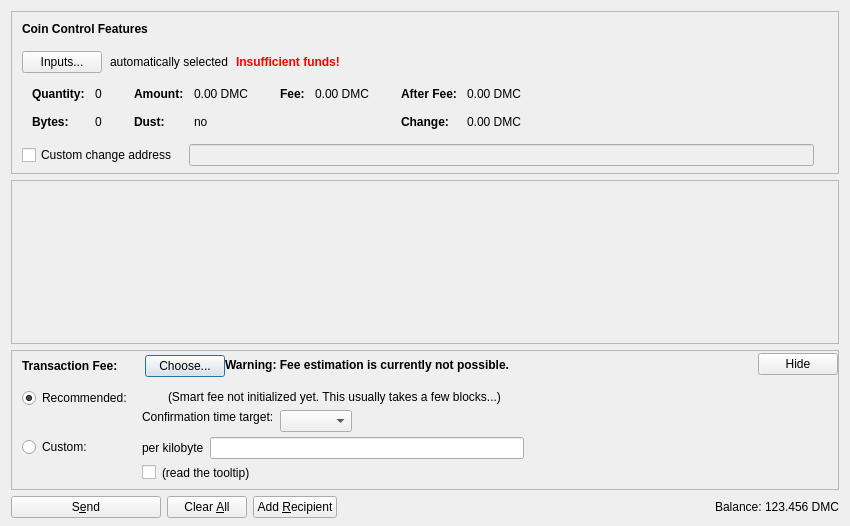
<?xml version="1.0" encoding="UTF-8"?>
<ui version="4.0">
 <class>SendCoinsDialog</class>
 <widget class="QDialog" name="SendCoinsDialog">
  <property name="geometry">
   <rect>
    <x>0</x>
    <y>0</y>
    <width>850</width>
    <height>526</height>
   </rect>
  </property>
  <property name="windowTitle">
   <string>Send Coins</string>
  </property>
  <layout class="QVBoxLayout" name="verticalLayout" stretch="0,1,0,0">
   <property name="bottomMargin">
    <number>8</number>
   </property>
   <item>
    <widget class="QFrame" name="frameCoinControl">
     <property name="sizePolicy">
      <sizepolicy hsizetype="Expanding" vsizetype="Expanding">
       <horstretch>0</horstretch>
       <verstretch>0</verstretch>
      </sizepolicy>
     </property>
     <property name="maximumSize">
      <size>
       <width>16777215</width>
       <height>16777215</height>
      </size>
     </property>
     <property name="frameShape">
      <enum>QFrame::StyledPanel</enum>
     </property>
     <property name="frameShadow">
      <enum>QFrame::Sunken</enum>
     </property>
     <layout class="QVBoxLayout" name="verticalLayoutCoinControl2">
      <property name="spacing">
       <number>0</number>
      </property>
      <property name="leftMargin">
       <number>0</number>
      </property>
      <property name="topMargin">
       <number>0</number>
      </property>
      <property name="rightMargin">
       <number>0</number>
      </property>
      <property name="bottomMargin">
       <number>6</number>
      </property>
      <item>
       <layout class="QVBoxLayout" name="verticalLayoutCoinControl" stretch="0,0,0,0,1">
        <property name="spacing">
         <number>0</number>
        </property>
        <property name="leftMargin">
         <number>10</number>
        </property>
        <property name="topMargin">
         <number>10</number>
        </property>
        <item>
         <layout class="QHBoxLayout" name="horizontalLayoutCoinControl1">
          <property name="bottomMargin">
           <number>15</number>
          </property>
          <item>
           <widget class="QLabel" name="labelCoinControlFeatures">
            <property name="sizePolicy">
             <sizepolicy hsizetype="Preferred" vsizetype="Maximum">
              <horstretch>0</horstretch>
              <verstretch>0</verstretch>
             </sizepolicy>
            </property>
            <property name="font">
             <font>
              <weight>75</weight>
              <bold>true</bold>
             </font>
            </property>
            <property name="styleSheet">
             <string notr="true">font-weight:bold;</string>
            </property>
            <property name="text">
             <string>Coin Control Features</string>
            </property>
           </widget>
          </item>
         </layout>
        </item>
        <item>
         <layout class="QHBoxLayout" name="horizontalLayoutCoinControl2" stretch="0,0,0,0">
          <property name="spacing">
           <number>8</number>
          </property>
          <property name="bottomMargin">
           <number>10</number>
          </property>
          <item>
           <widget class="QPushButton" name="pushButtonCoinControl">
            <property name="styleSheet">
             <string notr="true"/>
            </property>
            <property name="text">
             <string>Inputs...</string>
            </property>
            <property name="autoDefault">
             <bool>false</bool>
            </property>
           </widget>
          </item>
          <item>
           <widget class="QLabel" name="labelCoinControlAutomaticallySelected">
            <property name="text">
             <string>automatically selected</string>
            </property>
            <property name="margin">
             <number>5</number>
            </property>
           </widget>
          </item>
          <item>
           <widget class="QLabel" name="labelCoinControlInsuffFunds">
            <property name="font">
             <font>
              <weight>75</weight>
              <bold>true</bold>
             </font>
            </property>
            <property name="styleSheet">
             <string notr="true">color:red;font-weight:bold;</string>
            </property>
            <property name="text">
             <string>Insufficient funds!</string>
            </property>
            <property name="margin">
             <number>5</number>
            </property>
           </widget>
          </item>
          <item>
           <spacer name="horizontalSpacerCoinControl">
            <property name="orientation">
             <enum>Qt::Horizontal</enum>
            </property>
            <property name="sizeHint" stdset="0">
             <size>
              <width>40</width>
              <height>1</height>
             </size>
            </property>
           </spacer>
          </item>
         </layout>
        </item>
        <item>
         <widget class="QWidget" name="widgetCoinControl" native="true">
          <property name="sizePolicy">
           <sizepolicy hsizetype="Preferred" vsizetype="Preferred">
            <horstretch>0</horstretch>
            <verstretch>0</verstretch>
           </sizepolicy>
          </property>
          <property name="minimumSize">
           <size>
            <width>0</width>
            <height>0</height>
           </size>
          </property>
          <property name="styleSheet">
           <string notr="true"/>
          </property>
          <layout class="QHBoxLayout" name="horizontalLayoutCoinControl5">
           <property name="leftMargin">
            <number>0</number>
           </property>
           <property name="topMargin">
            <number>0</number>
           </property>
           <property name="rightMargin">
            <number>0</number>
           </property>
           <property name="bottomMargin">
            <number>0</number>
           </property>
           <item>
            <layout class="QHBoxLayout" name="horizontalLayoutCoinControl3" stretch="0,0,0,1">
             <property name="spacing">
              <number>20</number>
             </property>
             <property name="topMargin">
              <number>0</number>
             </property>
             <property name="bottomMargin">
              <number>10</number>
             </property>
             <item>
              <layout class="QFormLayout" name="formLayoutCoinControl1">
               <property name="horizontalSpacing">
                <number>10</number>
               </property>
               <property name="verticalSpacing">
                <number>14</number>
               </property>
               <property name="leftMargin">
                <number>10</number>
               </property>
               <property name="topMargin">
                <number>4</number>
               </property>
               <property name="rightMargin">
                <number>6</number>
               </property>
               <item row="0" column="0">
                <widget class="QLabel" name="labelCoinControlQuantityText">
                 <property name="font">
                  <font>
                   <weight>75</weight>
                   <bold>true</bold>
                  </font>
                 </property>
                 <property name="text">
                  <string>Quantity:</string>
                 </property>
                 <property name="margin">
                  <number>0</number>
                 </property>
                </widget>
               </item>
               <item row="0" column="1">
                <widget class="QLabel" name="labelCoinControlQuantity">
                 <property name="cursor">
                  <cursorShape>IBeamCursor</cursorShape>
                 </property>
                 <property name="contextMenuPolicy">
                  <enum>Qt::ActionsContextMenu</enum>
                 </property>
                 <property name="text">
                  <string notr="true">0</string>
                 </property>
                 <property name="margin">
                  <number>0</number>
                 </property>
                 <property name="textInteractionFlags">
                  <set>Qt::LinksAccessibleByMouse|Qt::TextSelectableByKeyboard|Qt::TextSelectableByMouse</set>
                 </property>
                </widget>
               </item>
               <item row="1" column="0">
                <widget class="QLabel" name="labelCoinControlBytesText">
                 <property name="font">
                  <font>
                   <weight>75</weight>
                   <bold>true</bold>
                  </font>
                 </property>
                 <property name="text">
                  <string>Bytes:</string>
                 </property>
                </widget>
               </item>
               <item row="1" column="1">
                <widget class="QLabel" name="labelCoinControlBytes">
                 <property name="cursor">
                  <cursorShape>IBeamCursor</cursorShape>
                 </property>
                 <property name="contextMenuPolicy">
                  <enum>Qt::ActionsContextMenu</enum>
                 </property>
                 <property name="text">
                  <string notr="true">0</string>
                 </property>
                 <property name="textInteractionFlags">
                  <set>Qt::LinksAccessibleByMouse|Qt::TextSelectableByKeyboard|Qt::TextSelectableByMouse</set>
                 </property>
                </widget>
               </item>
              </layout>
             </item>
             <item>
              <layout class="QFormLayout" name="formLayoutCoinControl2">
               <property name="horizontalSpacing">
                <number>10</number>
               </property>
               <property name="verticalSpacing">
                <number>14</number>
               </property>
               <property name="leftMargin">
                <number>6</number>
               </property>
               <property name="topMargin">
                <number>4</number>
               </property>
               <property name="rightMargin">
                <number>6</number>
               </property>
               <item row="0" column="0">
                <widget class="QLabel" name="labelCoinControlAmountText">
                 <property name="font">
                  <font>
                   <weight>75</weight>
                   <bold>true</bold>
                  </font>
                 </property>
                 <property name="text">
                  <string>Amount:</string>
                 </property>
                 <property name="margin">
                  <number>0</number>
                 </property>
                </widget>
               </item>
               <item row="0" column="1">
                <widget class="QLabel" name="labelCoinControlAmount">
                 <property name="cursor">
                  <cursorShape>IBeamCursor</cursorShape>
                 </property>
                 <property name="contextMenuPolicy">
                  <enum>Qt::ActionsContextMenu</enum>
                 </property>
                 <property name="text">
                  <string notr="true">0.00 DMC</string>
                 </property>
                 <property name="textInteractionFlags">
                  <set>Qt::LinksAccessibleByMouse|Qt::TextSelectableByKeyboard|Qt::TextSelectableByMouse</set>
                 </property>
                </widget>
               </item>
               <item row="1" column="0">
                <widget class="QLabel" name="labelCoinControlLowOutputText">
                 <property name="font">
                  <font>
                   <weight>75</weight>
                   <bold>true</bold>
                  </font>
                 </property>
                 <property name="text">
                  <string>Dust:</string>
                 </property>
                </widget>
               </item>
               <item row="1" column="1">
                <widget class="QLabel" name="labelCoinControlLowOutput">
                 <property name="cursor">
                  <cursorShape>IBeamCursor</cursorShape>
                 </property>
                 <property name="contextMenuPolicy">
                  <enum>Qt::ActionsContextMenu</enum>
                 </property>
                 <property name="text">
                  <string notr="true">no</string>
                 </property>
                 <property name="textInteractionFlags">
                  <set>Qt::LinksAccessibleByMouse|Qt::TextSelectableByKeyboard|Qt::TextSelectableByMouse</set>
                 </property>
                </widget>
               </item>
              </layout>
             </item>
             <item>
              <layout class="QFormLayout" name="formLayoutCoinControl3">
               <property name="horizontalSpacing">
                <number>10</number>
               </property>
               <property name="verticalSpacing">
                <number>14</number>
               </property>
               <property name="leftMargin">
                <number>6</number>
               </property>
               <property name="topMargin">
                <number>4</number>
               </property>
               <property name="rightMargin">
                <number>6</number>
               </property>
               <item row="0" column="0">
                <widget class="QLabel" name="labelCoinControlFeeText">
                 <property name="font">
                  <font>
                   <weight>75</weight>
                   <bold>true</bold>
                  </font>
                 </property>
                 <property name="text">
                  <string>Fee:</string>
                 </property>
                 <property name="margin">
                  <number>0</number>
                 </property>
                </widget>
               </item>
               <item row="0" column="1">
                <widget class="QLabel" name="labelCoinControlFee">
                 <property name="cursor">
                  <cursorShape>IBeamCursor</cursorShape>
                 </property>
                 <property name="contextMenuPolicy">
                  <enum>Qt::ActionsContextMenu</enum>
                 </property>
                 <property name="text">
                  <string notr="true">0.00 DMC</string>
                 </property>
                 <property name="textInteractionFlags">
                  <set>Qt::LinksAccessibleByMouse|Qt::TextSelectableByKeyboard|Qt::TextSelectableByMouse</set>
                 </property>
                </widget>
               </item>
              </layout>
             </item>
             <item>
              <layout class="QFormLayout" name="formLayoutCoinControl4">
               <property name="horizontalSpacing">
                <number>10</number>
               </property>
               <property name="verticalSpacing">
                <number>14</number>
               </property>
               <property name="leftMargin">
                <number>6</number>
               </property>
               <property name="topMargin">
                <number>4</number>
               </property>
               <property name="rightMargin">
                <number>6</number>
               </property>
               <item row="0" column="0">
                <widget class="QLabel" name="labelCoinControlAfterFeeText">
                 <property name="font">
                  <font>
                   <weight>75</weight>
                   <bold>true</bold>
                  </font>
                 </property>
                 <property name="text">
                  <string>After Fee:</string>
                 </property>
                 <property name="margin">
                  <number>0</number>
                 </property>
                </widget>
               </item>
               <item row="0" column="1">
                <widget class="QLabel" name="labelCoinControlAfterFee">
                 <property name="cursor">
                  <cursorShape>IBeamCursor</cursorShape>
                 </property>
                 <property name="contextMenuPolicy">
                  <enum>Qt::ActionsContextMenu</enum>
                 </property>
                 <property name="text">
                  <string notr="true">0.00 DMC</string>
                 </property>
                 <property name="textInteractionFlags">
                  <set>Qt::LinksAccessibleByMouse|Qt::TextSelectableByKeyboard|Qt::TextSelectableByMouse</set>
                 </property>
                </widget>
               </item>
               <item row="1" column="0">
                <widget class="QLabel" name="labelCoinControlChangeText">
                 <property name="font">
                  <font>
                   <weight>75</weight>
                   <bold>true</bold>
                  </font>
                 </property>
                 <property name="text">
                  <string>Change:</string>
                 </property>
                </widget>
               </item>
               <item row="1" column="1">
                <widget class="QLabel" name="labelCoinControlChange">
                 <property name="cursor">
                  <cursorShape>IBeamCursor</cursorShape>
                 </property>
                 <property name="contextMenuPolicy">
                  <enum>Qt::ActionsContextMenu</enum>
                 </property>
                 <property name="text">
                  <string notr="true">0.00 DMC</string>
                 </property>
                 <property name="textInteractionFlags">
                  <set>Qt::LinksAccessibleByMouse|Qt::TextSelectableByKeyboard|Qt::TextSelectableByMouse</set>
                 </property>
                </widget>
               </item>
              </layout>
             </item>
            </layout>
           </item>
          </layout>
         </widget>
        </item>
        <item>
         <layout class="QHBoxLayout" name="horizontalLayoutCoinControl4" stretch="0,0,0">
          <property name="spacing">
           <number>12</number>
          </property>
          <property name="sizeConstraint">
           <enum>QLayout::SetDefaultConstraint</enum>
          </property>
          <property name="topMargin">
           <number>5</number>
          </property>
          <property name="rightMargin">
           <number>5</number>
          </property>
          <item>
           <widget class="QCheckBox" name="checkBoxCoinControlChange">
            <property name="toolTip">
             <string>If this is activated, but the change address is empty or invalid, change will be sent to a newly generated address.</string>
            </property>
            <property name="text">
             <string>Custom change address</string>
            </property>
           </widget>
          </item>
          <item>
           <widget class="QValidatedLineEdit" name="lineEditCoinControlChange">
            <property name="enabled">
             <bool>false</bool>
            </property>
            <property name="sizePolicy">
             <sizepolicy hsizetype="Expanding" vsizetype="Fixed">
              <horstretch>0</horstretch>
              <verstretch>0</verstretch>
             </sizepolicy>
            </property>
           </widget>
          </item>
          <item>
           <widget class="QLabel" name="labelCoinControlChangeLabel">
            <property name="sizePolicy">
             <sizepolicy hsizetype="Preferred" vsizetype="Expanding">
              <horstretch>0</horstretch>
              <verstretch>0</verstretch>
             </sizepolicy>
            </property>
            <property name="minimumSize">
             <size>
              <width>0</width>
              <height>0</height>
             </size>
            </property>
            <property name="text">
             <string/>
            </property>
            <property name="margin">
             <number>3</number>
            </property>
           </widget>
          </item>
         </layout>
        </item>
        <item>
         <spacer name="verticalSpacerCoinControl">
          <property name="orientation">
           <enum>Qt::Vertical</enum>
          </property>
          <property name="sizeHint" stdset="0">
           <size>
            <width>800</width>
            <height>1</height>
           </size>
          </property>
         </spacer>
        </item>
       </layout>
      </item>
     </layout>
    </widget>
   </item>
   <item>
    <widget class="QScrollArea" name="scrollArea">
     <property name="widgetResizable">
      <bool>true</bool>
     </property>
     <widget class="QWidget" name="scrollAreaWidgetContents">
      <property name="geometry">
       <rect>
        <x>0</x>
        <y>0</y>
        <width>830</width>
        <height>104</height>
       </rect>
      </property>
      <layout class="QVBoxLayout" name="verticalLayout_2" stretch="0,1">
       <property name="leftMargin">
        <number>0</number>
       </property>
       <property name="topMargin">
        <number>0</number>
       </property>
       <property name="rightMargin">
        <number>0</number>
       </property>
       <property name="bottomMargin">
        <number>0</number>
       </property>
       <item>
        <layout class="QVBoxLayout" name="entries">
         <property name="spacing">
          <number>6</number>
         </property>
        </layout>
       </item>
       <item>
        <spacer name="verticalSpacer">
         <property name="orientation">
          <enum>Qt::Vertical</enum>
         </property>
         <property name="sizeHint" stdset="0">
          <size>
           <width>20</width>
           <height>40</height>
          </size>
         </property>
        </spacer>
       </item>
      </layout>
     </widget>
    </widget>
   </item>
   <item>
    <widget class="QFrame" name="frameFee">
     <property name="sizePolicy">
      <sizepolicy hsizetype="Expanding" vsizetype="Expanding">
       <horstretch>0</horstretch>
       <verstretch>0</verstretch>
      </sizepolicy>
     </property>
     <property name="maximumSize">
      <size>
       <width>16777215</width>
       <height>16777215</height>
      </size>
     </property>
     <property name="frameShape">
      <enum>QFrame::StyledPanel</enum>
     </property>
     <property name="frameShadow">
      <enum>QFrame::Sunken</enum>
     </property>
     <layout class="QVBoxLayout" name="verticalLayoutFee1">
      <property name="spacing">
       <number>0</number>
      </property>
      <property name="leftMargin">
       <number>0</number>
      </property>
      <property name="topMargin">
       <number>0</number>
      </property>
      <property name="rightMargin">
       <number>0</number>
      </property>
      <property name="bottomMargin">
       <number>0</number>
      </property>
      <item>
       <layout class="QVBoxLayout" name="verticalLayoutFee2" stretch="0,0,0">
        <property name="spacing">
         <number>0</number>
        </property>
        <property name="leftMargin">
         <number>10</number>
        </property>
        <property name="topMargin">
         <number>0</number>
        </property>
        <item>
         <layout class="QHBoxLayout" name="horizontalLayoutFee1">
          <property name="bottomMargin">
           <number>0</number>
          </property>
          <item>
           <layout class="QVBoxLayout" name="verticalLayoutFee7">
            <property name="spacing">
             <number>0</number>
            </property>
            <item>
             <spacer name="verticalSpacerSmartFee">
              <property name="orientation">
               <enum>Qt::Vertical</enum>
              </property>
              <property name="sizeType">
               <enum>QSizePolicy::Fixed</enum>
              </property>
              <property name="sizeHint" stdset="0">
               <size>
                <width>1</width>
                <height>4</height>
               </size>
              </property>
             </spacer>
            </item>
            <item>
             <layout class="QHBoxLayout" name="horizontalLayoutSmartFee">
              <property name="spacing">
               <number>10</number>
              </property>
              <item>
               <widget class="QLabel" name="labelFeeHeadline">
                <property name="sizePolicy">
                 <sizepolicy hsizetype="Preferred" vsizetype="Maximum">
                  <horstretch>0</horstretch>
                  <verstretch>0</verstretch>
                 </sizepolicy>
                </property>
                <property name="font">
                 <font>
                  <weight>75</weight>
                  <bold>true</bold>
                 </font>
                </property>
                <property name="styleSheet">
                 <string notr="true">font-weight:bold;</string>
                </property>
                <property name="text">
                 <string>Transaction Fee:</string>
                </property>
               </widget>
              </item>
              <item>
               <widget class="QLabel" name="labelFeeMinimized">
                <property name="text">
                 <string/>
                </property>
               </widget>
              </item>
              <item>
               <widget class="QPushButton" name="buttonChooseFee">
                <property name="text">
                 <string>Choose...</string>
                </property>
               </widget>
              </item>
             </layout>
            </item>
            <item>
             <spacer name="verticalSpacer_5">
              <property name="orientation">
               <enum>Qt::Vertical</enum>
              </property>
              <property name="sizeHint" stdset="0">
               <size>
                <width>1</width>
                <height>1</height>
               </size>
              </property>
             </spacer>
            </item>
           </layout>
          </item>
          <item>
           <widget class="QLabel" name="fallbackFeeWarningLabel">
            <property name="toolTip">
             <string>Using the fallbackfee can result in sending a transaction that will take several hours or days (or never) to confirm. Consider choosing your fee manually or wait until you have validated the complete chain.</string>
            </property>
            <property name="font">
            <font>
                <weight>75</weight>
                <bold>true</bold>
            </font>
            </property>
            <property name="text">
             <string>Warning: Fee estimation is currently not possible.</string>
            </property>
            <property name="wordWrap">
             <bool>false</bool>
            </property>
           </widget>
          </item>
          <item>
           <spacer name="horizontalSpacer_4">
            <property name="orientation">
             <enum>Qt::Horizontal</enum>
            </property>
            <property name="sizeType">
             <enum>QSizePolicy::MinimumExpanding</enum>
            </property>
            <property name="sizeHint" stdset="0">
             <size>
              <width>40</width>
              <height>20</height>
             </size>
            </property>
           </spacer>
          </item>
          <item>
           <widget class="QPushButton" name="buttonMinimizeFee">
            <property name="toolTip">
             <string>collapse fee-settings</string>
            </property>
            <property name="text">
             <string>Hide</string>
            </property>
           </widget>
          </item>
         </layout>
        </item>
        <item>
         <widget class="QFrame" name="frameFeeSelection">
          <layout class="QVBoxLayout" name="verticalLayoutFee12">
           <property name="spacing">
            <number>0</number>
           </property>
           <property name="leftMargin">
            <number>0</number>
           </property>
           <property name="topMargin">
            <number>0</number>
           </property>
           <property name="rightMargin">
            <number>0</number>
           </property>
           <property name="bottomMargin">
            <number>0</number>
           </property>
           <item>
            <layout class="QGridLayout" name="gridLayoutFee">
             <property name="topMargin">
              <number>10</number>
             </property>
             <property name="bottomMargin">
              <number>4</number>
             </property>
             <property name="horizontalSpacing">
              <number>10</number>
             </property>
             <property name="verticalSpacing">
              <number>4</number>
             </property>
             <item row="1" column="1">
              <layout class="QVBoxLayout" name="verticalLayoutFee8">
               <property name="spacing">
                <number>6</number>
               </property>
               <item>
                <layout class="QHBoxLayout" name="horizontalLayoutFee13">
                 <item>
                  <widget class="QLabel" name="labelCustomPerKilobyte">
                   <property name="toolTip">
                    <string>If the custom fee is set to 1000 satoshis and the transaction is only 250 bytes, then &quot;per kilobyte&quot; only pays 250 satoshis in fee, while &quot;total at least&quot; pays 1000 satoshis. For transactions bigger than a kilobyte both pay by kilobyte.</string>
                   </property>
                   <property name="text">
                    <string>per kilobyte</string>
                   </property>
                  </widget>
                 </item>
                 <item>
                  <widget class="BitcoinAmountField" name="customFee"/>
                 </item>
                 <item>
                  <spacer name="horizontalSpacer_6">
                   <property name="orientation">
                    <enum>Qt::Horizontal</enum>
                   </property>
                   <property name="sizeHint" stdset="0">
                    <size>
                     <width>1</width>
                     <height>1</height>
                    </size>
                   </property>
                  </spacer>
                 </item>
                </layout>
               </item>
               <item>
                <layout class="QHBoxLayout" name="horizontalLayoutFee8">
                 <item>
                  <widget class="QCheckBox" name="checkBoxMinimumFee">
                   <property name="toolTip">
                    <string>Paying only the minimum fee is just fine as long as there is less transaction volume than space in the blocks. But be aware that this can end up in a never confirming transaction once there is more demand for demedallocore transactions than the network can process.</string>
                   </property>
                   <property name="text">
                    <string/>
                   </property>
                  </widget>
                 </item>
                 <item>
                  <widget class="QLabel" name="labelMinFeeWarning">
                   <property name="enabled">
                    <bool>true</bool>
                   </property>
                   <property name="toolTip">
                    <string>Paying only the minimum fee is just fine as long as there is less transaction volume than space in the blocks. But be aware that this can end up in a never confirming transaction once there is more demand for demedallocore transactions than the network can process.</string>
                   </property>
                   <property name="text">
                    <string>(read the tooltip)</string>
                   </property>
                   <property name="margin">
                    <number>5</number>
                   </property>
                  </widget>
                 </item>
                 <item>
                  <spacer name="horizontalSpacer_2">
                   <property name="orientation">
                    <enum>Qt::Horizontal</enum>
                   </property>
                   <property name="sizeHint" stdset="0">
                    <size>
                     <width>1</width>
                     <height>1</height>
                    </size>
                   </property>
                  </spacer>
                 </item>
                </layout>
               </item>
              </layout>
             </item>
             <item row="0" column="0">
              <layout class="QVBoxLayout" name="verticalLayoutFee4" stretch="0,1">
               <item>
                <widget class="QRadioButton" name="radioSmartFee">
                 <property name="text">
                  <string>Recommended:</string>
                 </property>
                 <property name="checked">
                  <bool>true</bool>
                 </property>
                 <attribute name="buttonGroup">
                  <string notr="true">groupFee</string>
                 </attribute>
                </widget>
               </item>
               <item>
                <spacer name="verticalSpacer_2">
                 <property name="orientation">
                  <enum>Qt::Vertical</enum>
                 </property>
                 <property name="sizeHint" stdset="0">
                  <size>
                   <width>1</width>
                   <height>1</height>
                  </size>
                 </property>
                </spacer>
               </item>
              </layout>
             </item>
             <item row="1" column="0">
              <layout class="QVBoxLayout" name="verticalLayoutFee9" stretch="0,1">
               <item>
                <widget class="QRadioButton" name="radioCustomFee">
                 <property name="text">
                  <string>Custom:</string>
                 </property>
                 <attribute name="buttonGroup">
                  <string notr="true">groupFee</string>
                 </attribute>
                </widget>
               </item>
               <item>
                <spacer name="verticalSpacer_6">
                 <property name="orientation">
                  <enum>Qt::Vertical</enum>
                 </property>
                 <property name="sizeHint" stdset="0">
                  <size>
                   <width>1</width>
                   <height>1</height>
                  </size>
                 </property>
                </spacer>
               </item>
              </layout>
             </item>
             <item row="0" column="1">
              <layout class="QVBoxLayout" name="verticalLayoutFee3" stretch="0,0,1">
               <property name="spacing">
                <number>6</number>
               </property>
               <property name="topMargin">
                <number>2</number>
               </property>
               <item>
                <layout class="QHBoxLayout" name="horizontalLayoutFee12">
                 <item>
                  <widget class="QLabel" name="labelSmartFee">
                   <property name="text">
                    <string/>
                   </property>
                   <property name="margin">
                    <number>2</number>
                   </property>
                  </widget>
                 </item>
                 <item>
                  <widget class="QLabel" name="labelFeeEstimation">
                   <property name="text">
                    <string/>
                   </property>
                  </widget>
                 </item>
                 <item>
                  <widget class="QLabel" name="labelSmartFee2">
                   <property name="text">
                    <string>(Smart fee not initialized yet. This usually takes a few blocks...)</string>
                   </property>
                   <property name="margin">
                    <number>2</number>
                   </property>
                  </widget>
                 </item>
                 <item>
                  <spacer name="horizontalSpacer_5">
                   <property name="orientation">
                    <enum>Qt::Horizontal</enum>
                   </property>
                   <property name="sizeHint" stdset="0">
                    <size>
                     <width>1</width>
                     <height>1</height>
                    </size>
                   </property>
                  </spacer>
                 </item>
                </layout>
               </item>
               <item>
                <layout class="QHBoxLayout" name="horizontalLayoutFee9">
                 <item>
                  <layout class="QVBoxLayout" name="verticalLayoutFee6">
                   <item>
                    <widget class="QLabel" name="labelSmartFee3">
                     <property name="text">
                      <string>Confirmation time target:</string>
                     </property>
                     <property name="margin">
                      <number>2</number>
                     </property>
                    </widget>
                   </item>
                   <item>
                    <spacer name="verticalSpacer_3">
                     <property name="orientation">
                      <enum>Qt::Vertical</enum>
                     </property>
                     <property name="sizeHint" stdset="0">
                      <size>
                       <width>1</width>
                       <height>1</height>
                      </size>
                     </property>
                    </spacer>
                   </item>
                  </layout>
                 </item>
                 <item>
                  <layout class="QVBoxLayout" name="verticalLayoutFee5">
                   <property name="rightMargin">
                    <number>30</number>
                   </property>
                   <item>
                    <layout class="QHBoxLayout" name="horizontalLayoutConfTarget">
                     <property name="bottomMargin">
                      <number>0</number>
                     </property>
                     <item>
                      <widget class="QComboBox" name="confTargetSelector"/>
                     </item>
                     <item>
                      <spacer name="horizontalSpacerConfTarget">
                       <property name="orientation">
                        <enum>Qt::Horizontal</enum>
                       </property>
                       <property name="sizeHint" stdset="0">
                        <size>
                         <width>40</width>
                         <height>20</height>
                        </size>
                       </property>
                      </spacer>
                     </item>
                    </layout>
                   </item>
                  </layout>
                 </item>
                </layout>
               </item>
               <item>
                <spacer name="verticalSpacer_4">
                 <property name="orientation">
                  <enum>Qt::Vertical</enum>
                 </property>
                 <property name="sizeHint" stdset="0">
                  <size>
                   <width>1</width>
                   <height>1</height>
                  </size>
                 </property>
                </spacer>
               </item>
              </layout>
             </item>
            </layout>
           </item>
          </layout>
         </widget>
        </item>
        <item>
         <spacer name="verticalSpacerFee">
          <property name="orientation">
           <enum>Qt::Vertical</enum>
          </property>
          <property name="sizeHint" stdset="0">
           <size>
            <width>40</width>
            <height>5</height>
           </size>
          </property>
         </spacer>
        </item>
       </layout>
      </item>
     </layout>
    </widget>
   </item>
   <item>
    <layout class="QHBoxLayout" name="horizontalLayout">
     <item>
      <widget class="QPushButton" name="sendButton">
       <property name="minimumSize">
        <size>
         <width>150</width>
         <height>0</height>
        </size>
       </property>
       <property name="toolTip">
        <string>Confirm the send action</string>
       </property>
       <property name="text">
        <string>S&amp;end</string>
       </property>
       <property name="icon">
        <iconset resource="../bitcoin.qrc">
         <normaloff>:/icons/send</normaloff>:/icons/send</iconset>
       </property>
       <property name="autoDefault">
        <bool>false</bool>
       </property>
       <property name="default">
        <bool>false</bool>
       </property>
      </widget>
     </item>
     <item>
      <widget class="QPushButton" name="clearButton">
       <property name="sizePolicy">
        <sizepolicy hsizetype="Minimum" vsizetype="Fixed">
         <horstretch>0</horstretch>
         <verstretch>0</verstretch>
        </sizepolicy>
       </property>
       <property name="toolTip">
        <string>Clear all fields of the form.</string>
       </property>
       <property name="text">
        <string>Clear &amp;All</string>
       </property>
       <property name="icon">
        <iconset resource="../bitcoin.qrc">
         <normaloff>:/icons/remove</normaloff>:/icons/remove</iconset>
       </property>
       <property name="autoDefault">
        <bool>false</bool>
       </property>
      </widget>
     </item>
     <item>
      <widget class="QPushButton" name="addButton">
       <property name="toolTip">
        <string>Send to multiple recipients at once</string>
       </property>
       <property name="text">
        <string>Add &amp;Recipient</string>
       </property>
       <property name="icon">
        <iconset resource="../bitcoin.qrc">
         <normaloff>:/icons/add</normaloff>:/icons/add</iconset>
       </property>
       <property name="autoDefault">
        <bool>false</bool>
       </property>
      </widget>
     </item>
     <item>
      <spacer name="horizontalSpacer">
       <property name="orientation">
        <enum>Qt::Horizontal</enum>
       </property>
       <property name="sizeHint" stdset="0">
        <size>
         <width>40</width>
         <height>20</height>
        </size>
       </property>
      </spacer>
     </item>
     <item>
      <layout class="QHBoxLayout" name="horizontalLayout_2">
       <property name="spacing">
        <number>3</number>
       </property>
       <item>
        <widget class="QLabel" name="label">
         <property name="sizePolicy">
          <sizepolicy hsizetype="Preferred" vsizetype="Fixed">
           <horstretch>0</horstretch>
           <verstretch>0</verstretch>
          </sizepolicy>
         </property>
         <property name="text">
          <string>Balance:</string>
         </property>
        </widget>
       </item>
       <item>
        <widget class="QLabel" name="labelBalance">
         <property name="sizePolicy">
          <sizepolicy hsizetype="Preferred" vsizetype="Fixed">
           <horstretch>0</horstretch>
           <verstretch>0</verstretch>
          </sizepolicy>
         </property>
         <property name="cursor">
          <cursorShape>IBeamCursor</cursorShape>
         </property>
         <property name="text">
          <string notr="true">123.456 DMC</string>
         </property>
         <property name="textInteractionFlags">
          <set>Qt::LinksAccessibleByMouse|Qt::TextSelectableByKeyboard|Qt::TextSelectableByMouse</set>
         </property>
        </widget>
       </item>
      </layout>
     </item>
    </layout>
   </item>
  </layout>
 </widget>
 <customwidgets>
  <customwidget>
   <class>QValidatedLineEdit</class>
   <extends>QLineEdit</extends>
   <header>qvalidatedlineedit.h</header>
  </customwidget>
  <customwidget>
   <class>BitcoinAmountField</class>
   <extends>QLineEdit</extends>
   <header>bitcoinamountfield.h</header>
   <container>1</container>
  </customwidget>
 </customwidgets>
 <resources>
  <include location="../bitcoin.qrc"/>
 </resources>
 <connections/>
 <buttongroups>
  <buttongroup name="groupFee"/>
 </buttongroups>
</ui>
